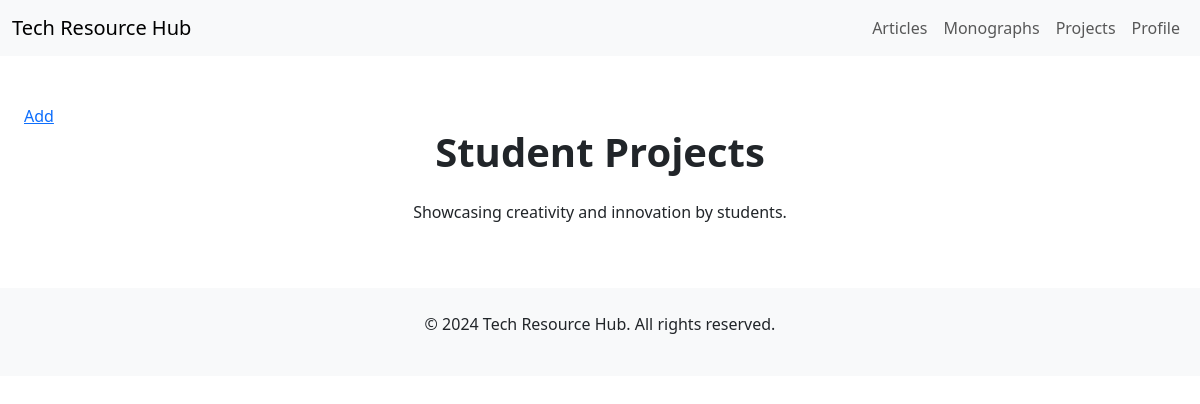
The page /projects/ (signed in) on the database as committed earlier.
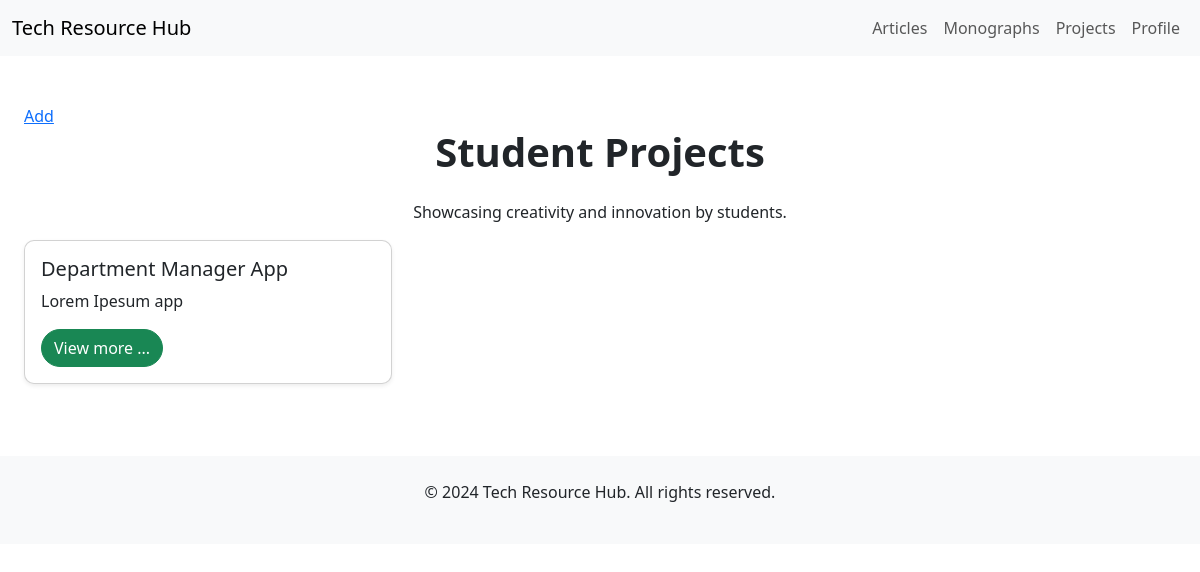
The same page on the database as committed later.
### resources/models.py (models this page shows, shortened)
class Project(models.Model):
    user = models.ForeignKey(User, on_delete=models.CASCADE, related_name='projects')
    project_name = models.CharField(max_length=200)
    abstract = models.TextField()
    github_link = models.URLField(blank=True, null=True)
    file = models.FileField(upload_to='projects/files/',blank=True, null=True)
    created_at = models.DateTimeField(auto_now_add=True)

### resources/views.py (the view)
# urls.py: path('projects/', views.projects_view, name='projects'),
@login_required
def projects_view(request):
    projects = Project.objects.filter(user=request.user)  # Fetch all projects from the database
    return render(request, 'resources/projects.html', {'projects': projects})

### resources/templates/resources/projects.html
{% extends 'resources/base.html' %}
{% block content %}
<div class="container my-5">
    <a href="{% url 'resources:add_project' %}">Add</a>
    <h1 class="text-center mb-4">Student Projects</h1>
    <p class="text-center">Showcasing creativity and innovation by students.</p>
    <div class="row">
        {% for project in projects %}
        <div class="col-md-4 mb-4">
            <div class="card h-100 shadow-sm">
                <div class="card-body">
                    <h5 class="card-title">{{ project.project_name }}</h5>
                    <p class="card-text">{{ project.abstract }}</p>
                    <a href="{% url 'resources:projects_detail' project.pk %}" class="btn btn-success">View more ...</a>
                </div>
            </div>
        </div>
        {% endfor %}
    </div>
</div>
{% endblock %}

Rows that differ between the two databases and show on the page:
now on this page (row edited): Project: project_name "Department Manager App", abstract "Lorem Ipesum app"
